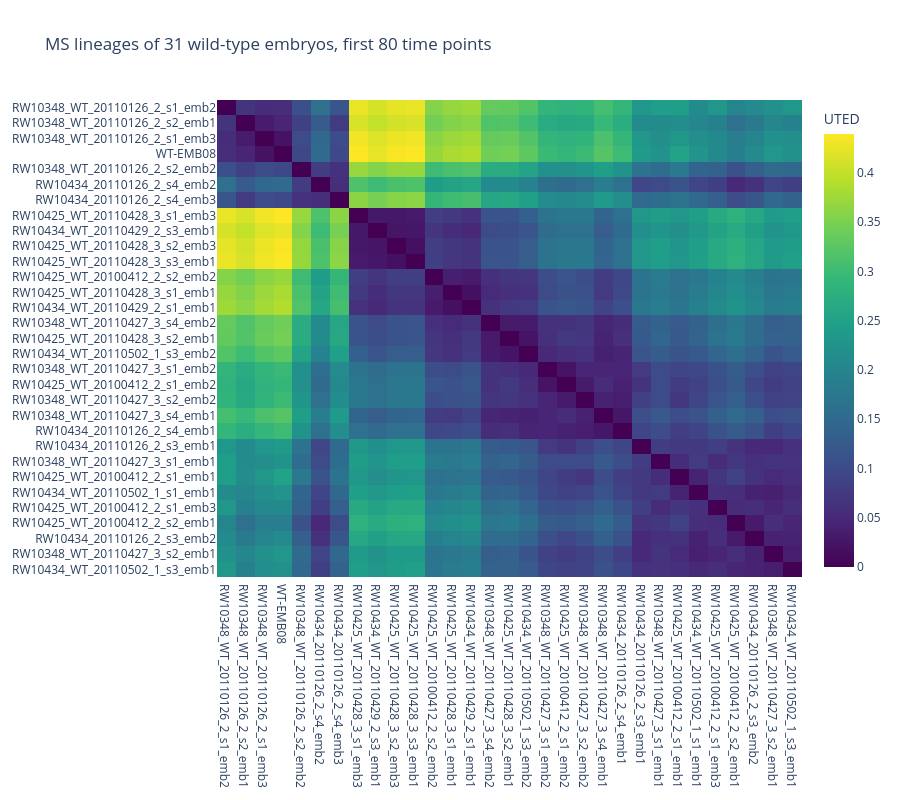

Notebook code for this chart:
### Markdown cell above
## 9. Comparing embryos

A `LineageTreeManager` holds several embryos and compares lineages across
them with `cross_lineage_edit_distance`. Each tree needs a time resolution,
so that embryos recorded at different frame rates can be compared.

A manager can be saved to a `.lTM` file and loaded back, which is how the
30 wild-type embryos of the Bao lab are distributed. Here their MS
lineages, and the one of the embryo above, are compared over their first
80 time points.

### Code cell
wild_type_collection = LineageTreeManager.load(ct.fetch("C.elegans_wild_types"))
embryos = LineageTreeManager()
for name, lT in wild_type_collection:
    embryos.add(lT, name.replace("info_ZD_", "").replace("_edited", ""))  # shorter names
worm.time_resolution = 1
embryos.add(worm, worm.name)

CELL, DURATION = "MS", 80
roots, ends = {}, {}
for name, lT in embryos:
    lT.time_resolution = 1
    root = next(c[0] for c in lT.all_chains if lT.labels[c[0]] == CELL)
    roots[name], ends[name] = root, lT.time[root] + DURATION

names = list(roots)
matrix = np.zeros((len(names), len(names)))
with warnings.catch_warnings():  # the alignments are cached by the manager
    warnings.filterwarnings("ignore", message="More than 100 comparisons")
    for i, a in enumerate(names):
        for j, b in enumerate(names[i + 1:], i + 1):
            matrix[i, j] = matrix[j, i] = embryos.cross_lineage_edit_distance(
                roots[a], a, roots[b], b, ends[a], ends[b], style="simple"
            )
embryos.clear_comparisons()

order = leaves_list(linkage(squareform(matrix), method="average"))
fig = go.Figure(go.Heatmap(z=matrix[np.ix_(order, order)], x=[names[i] for i in order],
                           y=[names[i] for i in order], colorscale="Viridis", colorbar=dict(title="UTED")))
fig.update_layout(title=f"{CELL} lineages of {len(names)} wild-type embryos, first {DURATION} time points",
                  height=800, width=900, yaxis=dict(autorange="reversed"))
fig.show()

# do the distances follow the pace of development of the embryos (case study 22)?
wt_cycles = {name: ct.cycle_lengths(lT) for name, lT in embryos if name != worm.name}
wt_typical = ct.typical_cycles(wt_cycles)
wt_pace = {name: ct.pace(cycles, wt_typical) for name, cycles in wt_cycles.items()}
pairs = list(itertools.combinations(wt_pace, 2))
distance = np.array([matrix[names.index(a), names.index(b)] for a, b in pairs])
day = {name: next(p for p in name.split("_") if p.startswith("20")) for name in wt_pace}
same_day = np.array([day[a] == day[b] for a, b in pairs])
rho = spearmanr(distance, [abs(wt_pace[a] - wt_pace[b]) for a, b in pairs])[0]
print(f"rank correlation between the distance of two wild types and the difference of their paces: {rho:.2f}")
print(f"median distance, embryos imaged on the same day: {np.median(distance[same_day]):.2f}; "
      f"on different days: {np.median(distance[~same_day]):.2f}")

### Figure 1 — Plotly figure (JSON) as saved in the notebook; plotly's stock layout.template omitted (floating-point values rounded to 4 significant figures; data arrays with more than 128 entries replaced by an {"elided": "..."} marker saying what was removed)
{"data": [{"colorbar": {"title": {"text": "UTED"}}, "colorscale": [[0.0, "#440154"], [0.1111, "#482878"], [0.2222, "#3e4989"], [0.3333, "#31688e"], [0.4444, "#26828e"], [0.5556, "#1f9e89"], [0.6667, "#35b779"], [0.7778, "#6ece58"], [0.8889, "#b5de2b"], [1.0, "#fde725"]], "type": "heatmap", "x": ["RW10348_WT_20110126_2_s1_emb2", "RW10348_WT_20110126_2_s2_emb1", "RW10348_WT_20110126_2_s1_emb3", "WT-EMB08", "RW10348_WT_20110126_2_s2_emb2", "RW10434_20110126_2_s4_emb2", "RW10434_20110126_2_s4_emb3", "RW10425_WT_20110428_3_s1_emb3", "RW10434_WT_20110429_2_s3_emb1", "RW10425_WT_20110428_3_s2_emb3", "RW10425_WT_20110428_3_s3_emb1", "RW10425_WT_20100412_2_s2_emb2", "RW10425_WT_20110428_3_s1_emb1", "RW10434_WT_20110429_2_s1_emb1", "RW10348_WT_20110427_3_s4_emb2", "RW10425_WT_20110428_3_s2_emb1", "RW10434_WT_20110502_1_s3_emb2", "RW10348_WT_20110427_3_s1_emb2", "RW10425_WT_20100412_2_s1_emb2", "RW10348_WT_20110427_3_s2_emb2", "RW10348_WT_20110427_3_s4_emb1", "RW10434_20110126_2_s4_emb1", "RW10434_20110126_2_s3_emb1", "RW10348_WT_20110427_3_s1_emb1", "RW10425_WT_20100412_2_s1_emb1", "RW10434_WT_20110502_1_s1_emb1", "RW10425_WT_20100412_2_s1_emb3", "RW10425_WT_20100412_2_s2_emb1", "RW10434_20110126_2_s3_emb2", "RW10348_WT_20110427_3_s2_emb1", "RW10434_WT_20110502_1_s3_emb1"], "y": ["RW10348_WT_20110126_2_s1_emb2", "RW10348_WT_20110126_2_s2_emb1", "RW10348_WT_20110126_2_s1_emb3", "WT-EMB08", "RW10348_WT_20110126_2_s2_emb2", "RW10434_20110126_2_s4_emb2", "RW10434_20110126_2_s4_emb3", "RW10425_WT_20110428_3_s1_emb3", "RW10434_WT_20110429_2_s3_emb1", "RW10425_WT_20110428_3_s2_emb3", "RW10425_WT_20110428_3_s3_emb1", "RW10425_WT_20100412_2_s2_emb2", "RW10425_WT_20110428_3_s1_emb1", "RW10434_WT_20110429_2_s1_emb1", "RW10348_WT_20110427_3_s4_emb2", "RW10425_WT_20110428_3_s2_emb1", "RW10434_WT_20110502_1_s3_emb2", "RW10348_WT_20110427_3_s1_emb2", "RW10425_WT_20100412_2_s1_emb2", "RW10348_WT_20110427_3_s2_emb2", "RW10348_WT_20110427_3_s4_emb1", "RW10434_20110126_2_s4_emb1", "RW10434_20110126_2_s3_emb1", "RW10348_WT_20110427_3_s1_emb1", "RW10425_WT_20100412_2_s1_emb1", "RW10434_WT_20110502_1_s1_emb1", "RW10425_WT_20100412_2_s1_emb3", "RW10425_WT_20100412_2_s2_emb1", "RW10434_20110126_2_s3_emb2", "RW10348_WT_20110427_3_s2_emb1", "RW10434_WT_20110502_1_s3_emb1"], "z": {"elided": "31x31 float values"}}], "layout": {"height": 800, "title": {"text": "MS lineages of 31 wild-type embryos, first 80 time points"}, "width": 900, "yaxis": {"autorange": "reversed"}}}
